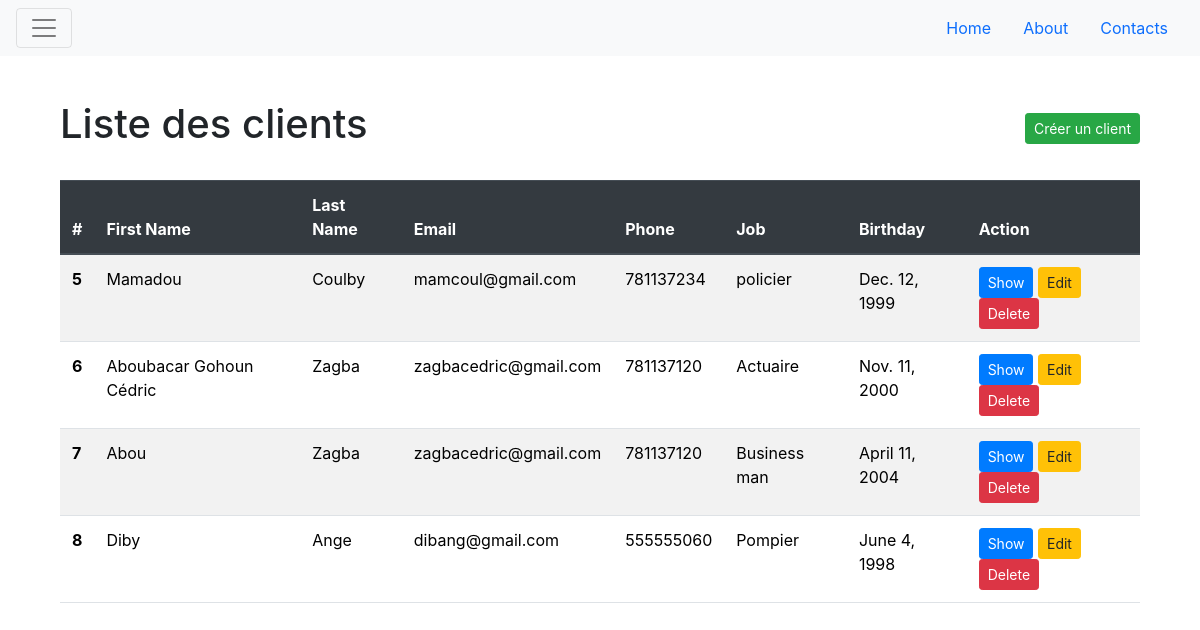
/Customers/index/, run on the app's committed database.
### Customers/models.py (models this page shows, shortened)
class Customer(models.Model):
    firstname = models.CharField(max_length=30) # name VARCHAR(30) NOT NULL
    lastname = models.CharField(max_length=30) # name VARCHAR(30) NOT NULL
    email = models.EmailField(max_length=30) # name VARCHAR(30) NOT NULL
    phone = models.CharField(max_length=30, null=True, blank=True)
    job = models.CharField(max_length=30)
    birthday = models.DateField(auto_now_add=False)

### Customers/views.py (the view)
# urls.py: path("index/", index, name='c-list'),
def index(request):
    c_list = Customer.objects.all()
    context = {
        'customers': c_list
    }
    return render(request, 'Customers/index.html', context)

### Customers/templates/Customers/index.html (shortened to what this page needs)
{% extends "base.html" %}
{% block content %}
    <link rel="stylesheet" href="https://stackpath.bootstrapcdn.com/bootstrap/4.3.1/css/bootstrap.min.css">
</head>
<body>
    <div class="container mb-5">
        <div class="d-flex justify-content-between align-items-center mt-4 mb-4">
            <h1>Liste des clients</h1>
            <a href="{% url 'c-create' %}" class="btn btn-sm btn-success">Créer un client</a>
        </div>
        <table class="table table-striped table-hover">
            <thead class="thead-dark">
                <tr>
                    <th scope="col">#</th>
                    <th scope="col">First Name</th>
                    <th scope="col">Last Name</th>
                    <th scope="col">Email</th>
                    <th scope="col">Phone</th>
                    <th scope="col">Job</th>
                    <th scope="col">Birthday</th>
                    <th scope="col">Action</th>
                </tr>
            </thead>
            <tbody>
                {% for Customer in customers %}
                <tr>
                    <th scope="row">{{ Customer.id }}</th>
                    <td>{{ Customer.firstname }}</td>
                    <td>{{ Customer.lastname }}</td>
                    <td>{{ Customer.email }}</td>
                    <td>{{ Customer.phone }}</td>
                    <td>{{ Customer.job }}</td>
                    <td>{{ Customer.birthday }}</td>
                    <td>
                        <a href="{% url 'c-show' Customer.id %}" class="btn btn-sm btn-primary">Show</a>
                        <a href="{% url 'c-update' Customer.id %}" class="btn btn-sm btn-warning">Edit</a>
                        <a href="{% url 'c-delete' Customer.id %}" class="btn btn-sm btn-danger">Delete</a>
                    </td>
                </tr>
                {% endfor %}
            </tbody>
        </table>
    </div>
</body>
{% endblock content %}

### templates/base.html (shortened to what this page needs)
<!DOCTYPE html>
<html>
<head>
    <link href="https://cdn.jsdelivr.net/npm/bootstrap@5.3.3/dist/css/bootstrap.min.css" rel="stylesheet">
</head>
<body>
    <nav class="navbar navbar-light bg-light">
        <button class="navbar-toggler" type="button" id="menu-toggle">
            <span class="navbar-toggler-icon"></span>
        </button>
        <div class="d-flex justify-content-end">
            <ul class="nav nav-pills">
                <li class="nav-item"><a href="{% url 'home' %}" class="nav-link" aria-current="page">Home</a></li>
                <li class="nav-item"><a href="{% url 'about' %}" class="nav-link" aria-current="page">About</a></li>
                <li class="nav-item"><a href="{% url 'contact' %}" class="nav-link" aria-current="page">Contacts</a></li>
            </ul>
        </div>
    </nav>
    <div class="sidebar" id="sidebar">
        <ul class="nav flex-column">
            <li class="nav-item">
                <a class="nav-link" href="{% url 'c-list' %}">Customers</a>
            </li>
            <li class="nav-item">
                <a class="nav-link" href="{% url 'p-list' %}">Properties</a>
            </li>
        </ul>
    </div>
    <div class="container content" id="content">
        {% block content %}
        {% endblock content %}
    </div>
</body>
</html>

### templates/base.html (style rules this page uses)
.sidebar { height: 100vh; position: fixed; top: 0; left: -100px; width: 100px; background-color: #f8f9fa; padding-top: 20px; transition: left 0.3s ease; }
.content { margin-left: 0; padding: 20px; transition: margin-left 0.3s ease; }

### data on the page
Customer: id "5", firstname "Mamadou", lastname "Coulby", email "mamcoul@gmail.com", phone "781137234", job "policier", birthday "Dec. 12, 1999"
Customer: id "6", firstname "Aboubacar Gohoun Cédric", lastname "Zagba", email "zagbacedric@gmail.com", phone "781137120", job "Actuaire", birthday "Nov. 11, 2000"
Customer: id "7", firstname "Abou", lastname "Zagba", email "zagbacedric@gmail.com", phone "781137120", job "Business man", birthday "April 11, 2004"
Customer: id "8", firstname "Diby", lastname "Ange", email "dibang@gmail.com", phone "555555060", job "Pompier", birthday "June 4, 1998"
